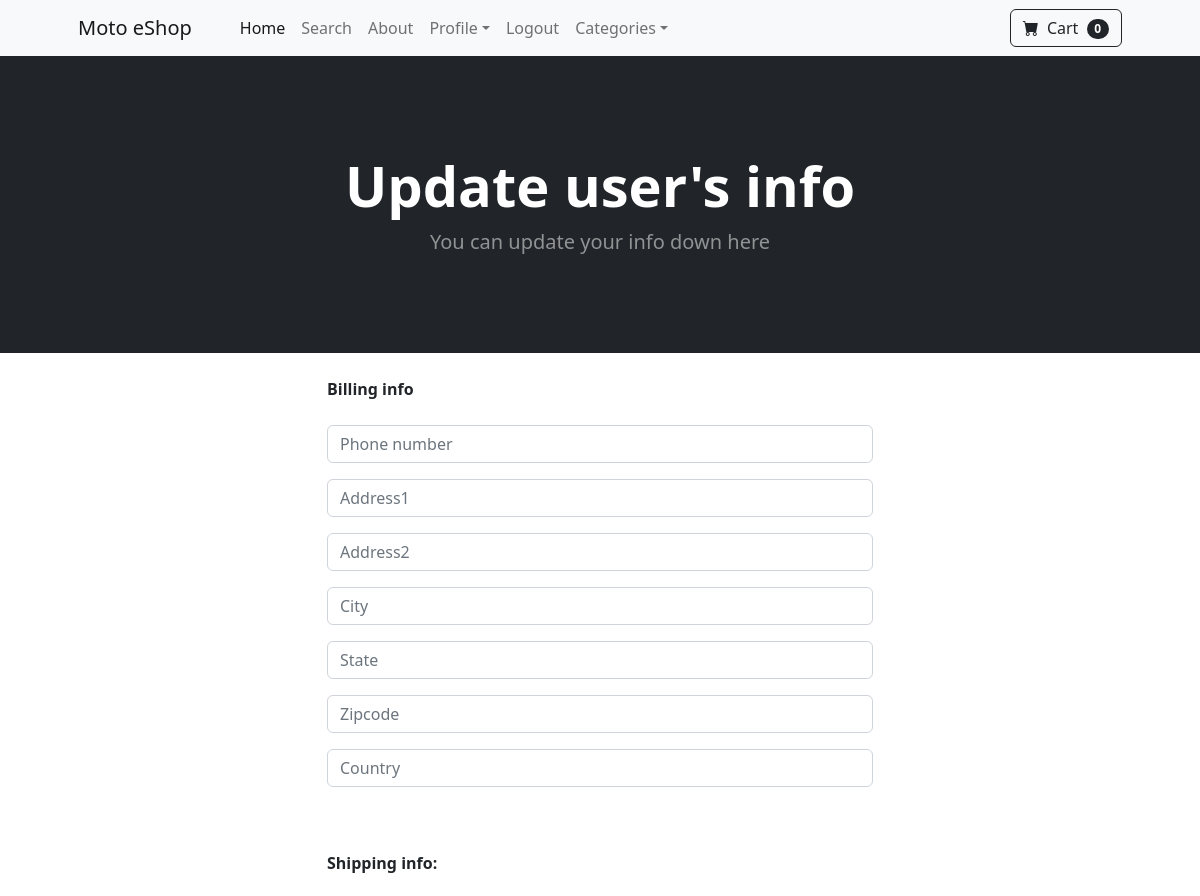
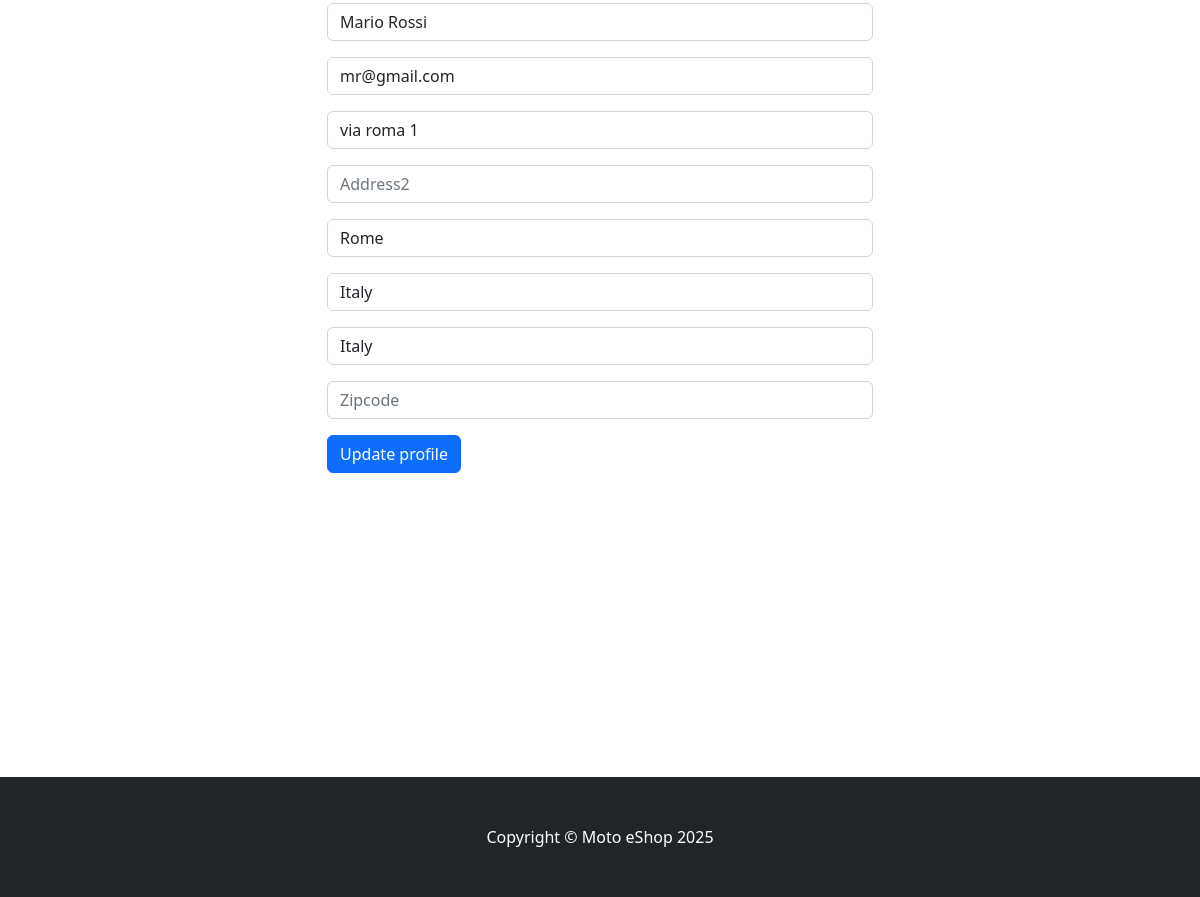
The page /update_info/ (signed in) on the database its author committed (2 pictures, top to bottom).
### store/models.py (models this page shows, shortened)
class Profile(models.Model):
    user = models.OneToOneField(User, on_delete=models.CASCADE)
    date_modified = models.DateTimeField(auto_now=True)
    phone = models.CharField(max_length=20, blank=True, null=True)
    address1 = models.CharField(max_length=200, blank=True, null=True)
    address2 = models.CharField(max_length=200, blank=True, null=True)
    city = models.CharField(max_length=200, blank=True, null=True)
    state = models.CharField(max_length=200, blank=True, null=True)
    zip_code = models.CharField(max_length=20, blank=True, null=True)
    country = models.CharField(max_length=200, blank=True, null=True)
    old_cart = models.JSONField(null=True, blank=True)

### payment/models.py (models this page shows, shortened)
class ShippingAddress(models.Model):
    user = models.ForeignKey(User, on_delete=models.CASCADE, null=True, blank=True)
    shipping_full_name = models.CharField(max_length=100)
    shipping_email = models.EmailField(max_length=100)
    shipping_address1 = models.CharField(max_length=255)
    shipping_address2 = models.CharField(max_length=255, blank=True, null=True)
    shipping_city = models.CharField(max_length=100)
    shipping_state = models.CharField(max_length=100)
    shipping_zip_code = models.CharField(max_length=20)
    shipping_country = models.CharField(max_length=100)
    class Meta:
        verbose_name_plural = "Shipping Address"

### store/views.py (the view)
# urls.py: path('update_info/', views.update_info, name='update_info'),
def update_info(request):
    if request.user.is_authenticated:
        current_user = Profile.objects.get(user__id=request.user.id)
        shipping_user = ShippingAddress.objects.get(user__id=request.user.id)
        form = UserInfoForm(request.POST or None, instance=current_user)
        shipping_form = ShippingForm(request.POST or None, instance=shipping_user)
        if form.is_valid() or shipping_form.is_valid():
            form.save()
            shipping_form.save()
            messages.success(request, "Your info has been updated")
            return redirect('home')
        return render(request, "update_info.html", {'user_form': form, 'shipping_form': shipping_form})
    else:
        messages.success(request, "You must be logged in to access that page")
        return redirect('home')

### store/forms.py
class UserInfoForm(forms.ModelForm):
	phone = forms.CharField(label = "", widget=forms.TextInput(attrs={'class':'form-control', 'placeholder':'Phone number'}), required=False)
	address1 = forms.CharField(label = "", widget=forms.TextInput(attrs={'class':'form-control', 'placeholder':'Address1'}), required=False)
	address2 = forms.CharField(label = "", widget=forms.TextInput(attrs={'class':'form-control', 'placeholder':'Address2'}), required=False)
	city = forms.CharField(label = "", widget=forms.TextInput(attrs={'class':'form-control', 'placeholder':'City'}), required=False)
	state = forms.CharField(label = "", widget=forms.TextInput(attrs={'class':'form-control', 'placeholder':'State'}), required=False)
	zip_code = forms.CharField(label = "", widget=forms.TextInput(attrs={'class':'form-control', 'placeholder':'Zipcode'}), required=False)
	country = forms.CharField(label = "", widget=forms.TextInput(attrs={'class':'form-control', 'placeholder':'Country'}), required=False)
	class Meta:
		model = Profile
		fields = ('phone', 'address1', 'address2', 'city', 'state', 'zip_code', 'country')

### cart/cart.py (called while the page is built)
	def __len__(self):
		return sum(item['quantity'] for item in self.cart.values())

### cart/context_processors.py (called while the page is built)
def cart(request):
	return {'cart': Cart(request)}

### store/context_processors.py (called while the page is built)
def cart(request):
    return {'cart': Cart(request)}

### store/templates/update_info.html (shortened to what this page needs)
{% extends 'base.html' %}
{% block content %}
<header class="bg-dark py-5">
    <div class="container px-4 px-lg-5 my-5">
        <div class="text-center text-white">
            <h1 class="display-4 fw-bolder">Update user's info</h1>
            <p class="lead fw-normal text-white-50 mb-0">You can update your info down here</p>
        </div>
    </div>
</header>
<div class="container">
	<div class="row">
		<div class="col-md-6 offset-md-3">
			<br/>
            <strong>Billing info</strong>
            <br/><br/>
			<form method="POST" action="{% url 'update_info' %}">
				{{ user_form.as_p }}
                <br/><br/>
                <strong>Shipping info:</strong>
                <br/><br/>
                {{ shipping_form.as_p }}
				<button type="submit" class="btn btn-primary">Update profile</button>
			</form>
            <br/>
			<br/><br/>
			<br/><br/>
			<br/><br/>
			<p align="justify">
			<br/><br/>
			<br/> <br/>
		</p>
		<br/>
		</div>
	</div>
</div>
{% endblock %}

### rows shown on the page
ShippingAddress: shipping_full_name "Mario Rossi", shipping_email "mr@gmail.com", shipping_address1 "via roma 1", shipping_city "Rome", shipping_state "Italy", shipping_country "Italy"

### other values the page prints
{{ cart|length }} "0"
